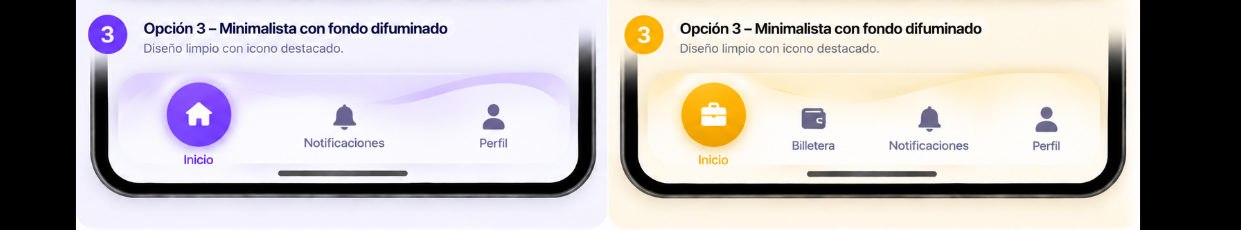
#> input picture docs/bottom-nav-design/reference.png, 1241 x 230 px
$ python compare.py
#> lines starting #> are read from the running program, lines starting #| are printed output that depends on the picture
"""Compose source and actual Flutter captures for QA; leave shipped assets intact."""
from pathlib import Path
from PIL import Image, ImageDraw

folder = Path(__file__).parent
reference = Image.open(folder / "reference.png").convert("RGB")
canvas = Image.new("RGB", (780, 390), "#F7F6FC")
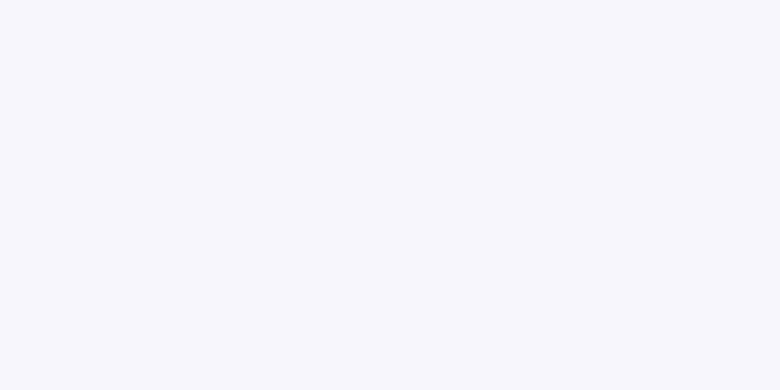
#> canvas: PIL image 780x390 RGB; mean R, G, B 247, 246, 252
draw = ImageDraw.Draw(canvas)
for row, (role, box) in enumerate([
    ("client", (117, 73, 570, 165)),
    ("worker", (649, 73, 1102, 165)),
]):
    y = row * 130
    draw.text((12, y + 4), f"{role} - reference", fill="#17132D")
    draw.text((402, y + 4), f"{role} - Flutter", fill="#17132D")
    source = reference.crop(box).resize((366, 84), Image.Resampling.LANCZOS)
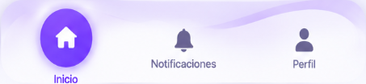
#> source: PIL image 366x84 RGB; mean R, G, B 229.8, 222.5, 250.8
    actual = Image.open(folder / f"{role}.png").convert("RGB").resize((390, 94), Image.Resampling.LANCZOS)
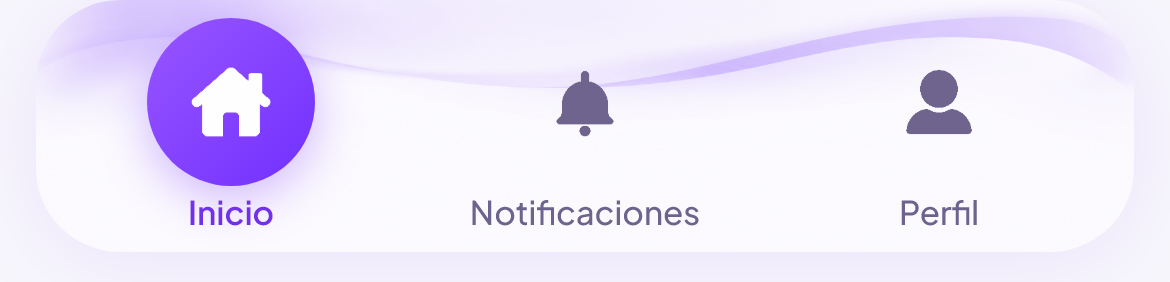
#> input picture docs/bottom-nav-design/client.png, 1170 x 282 px
    canvas.paste(source, (12, y + 25))
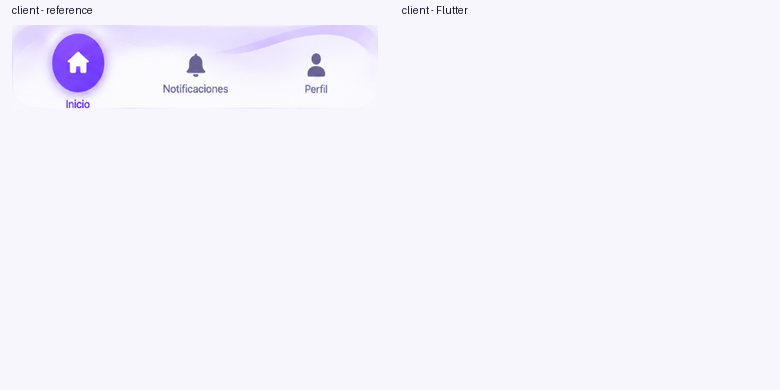
#> canvas: PIL image 780x390 RGB; mean R, G, B 245, 243.4, 251.7
    canvas.paste(actual, (390, y + 25))
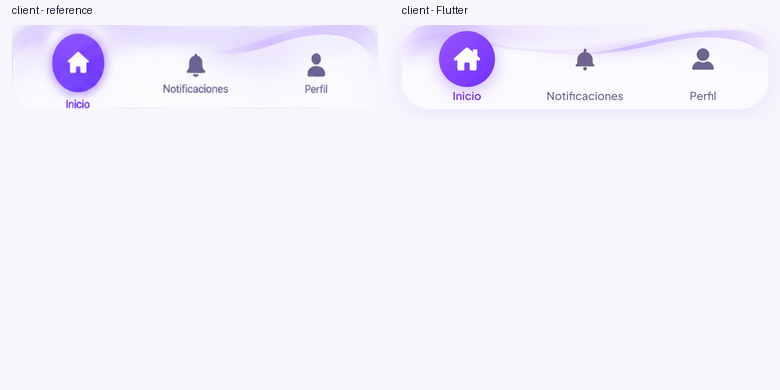
#> canvas: PIL image 780x390 RGB; mean R, G, B 243.6, 241.2, 251.5
#> (the run stopped early here; a loop or call above may not have finished)
